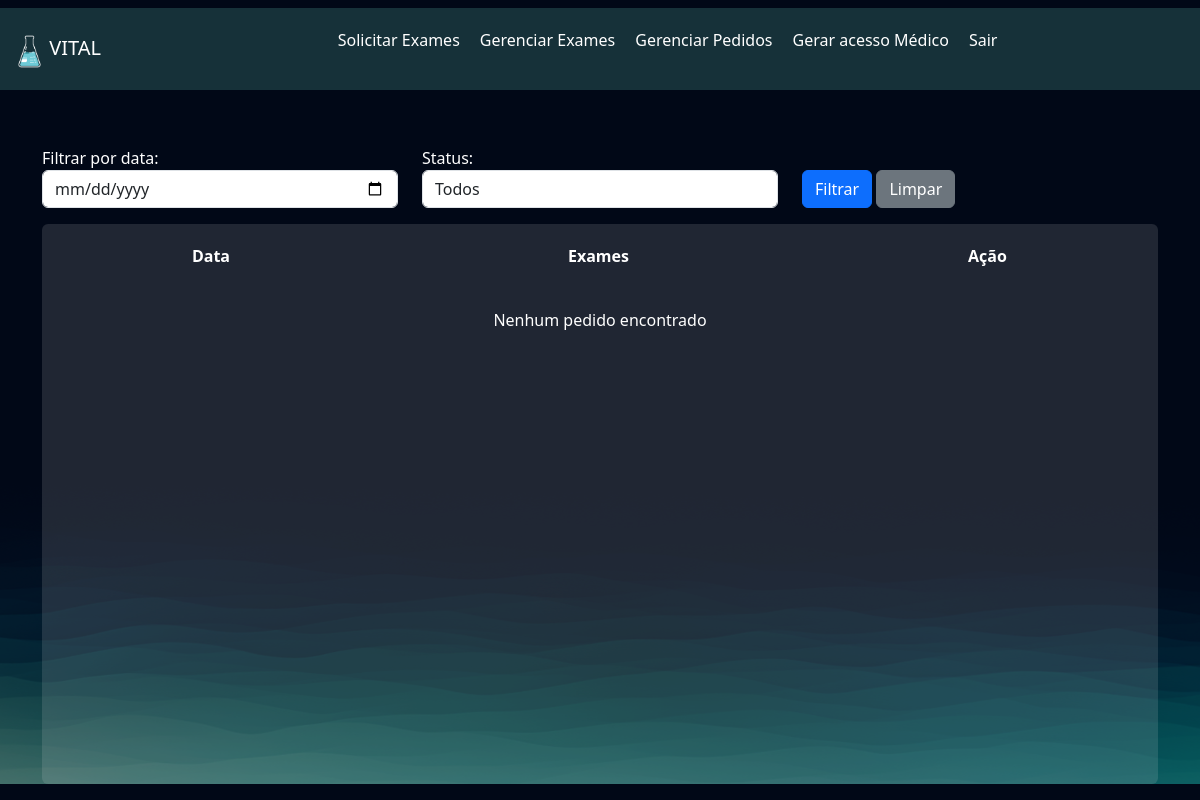
Before: /exames/gerenciar_pedidos/ (signed in) with the older database file.
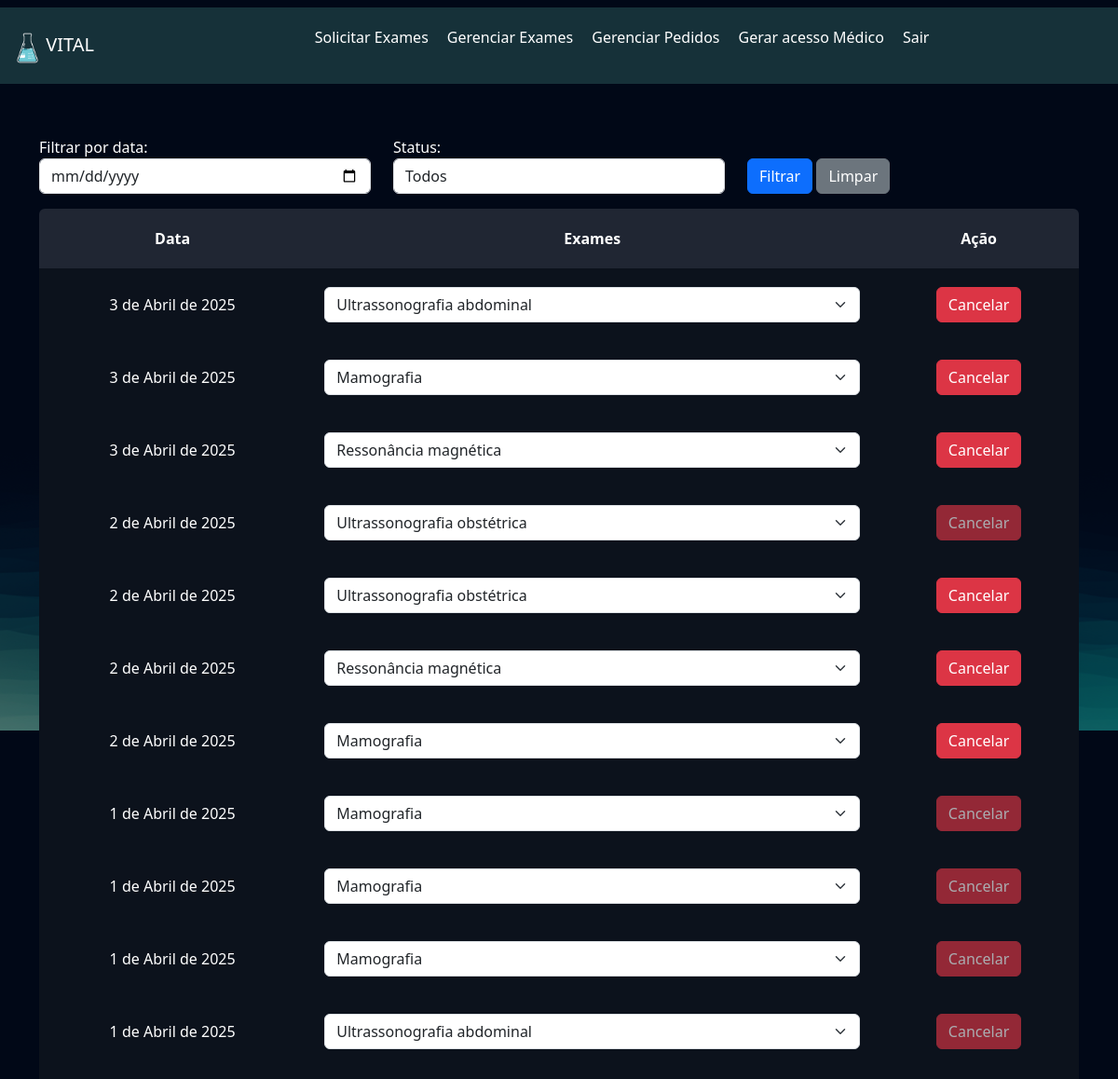
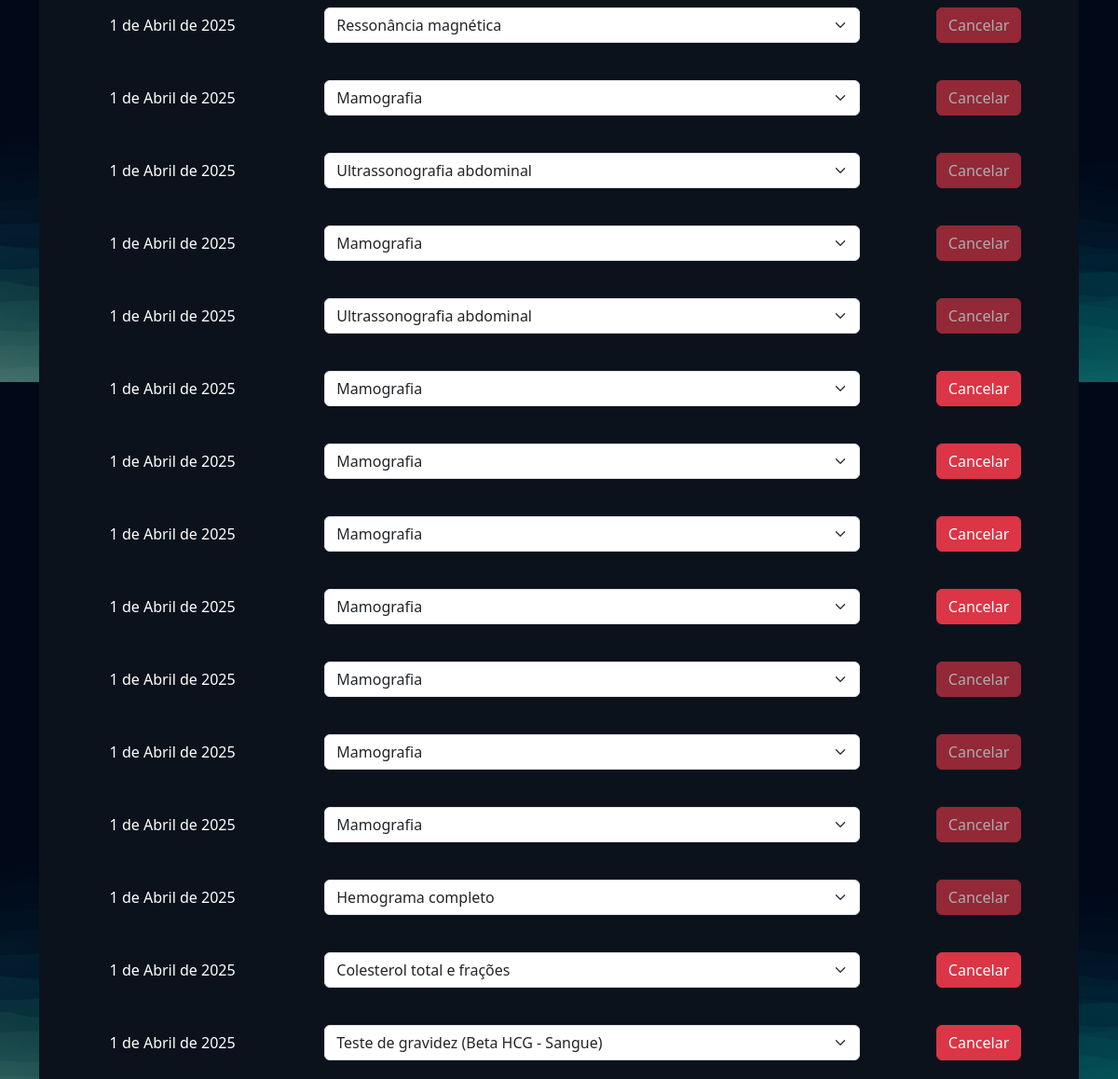
After: the same page with the newer database file (2 pictures, top to bottom).
### exames/models.py (models this page shows, shortened)
class PedidosExames(models.Model):
    usuario = models.ForeignKey(User, on_delete=models.DO_NOTHING)  # Usuário que fez o pedido
    exames = models.ManyToManyField(SolicitacaoExame)  # Exames incluídos no pedido
    agendado = models.BooleanField(default=True)  # Indica se o pedido já foi agendado
    data = models.DateField()  # Data do pedido

### exames/views.py (the view)
# urls.py: path('gerenciar_pedidos/', views.gerenciar_pedidos, name="gerenciar_pedidos"),
@login_required
def gerenciar_pedidos(request):
    pedidos_exames = PedidosExames.objects.filter(usuario=request.user).order_by('-data')
    filtro_data = request.GET.get('filtro_data')
    filtro_status = request.GET.get('filtro_status')
    if filtro_data:
        pedidos_exames = pedidos_exames.filter(data=filtro_data)
    if filtro_status:
        if filtro_status == "agendado":
            pedidos_exames = pedidos_exames.filter(agendado=True)
        elif filtro_status == "cancelado":
            pedidos_exames = pedidos_exames.filter(agendado=False)
    return render(request, 'gerenciar_pedidos.html', {'pedidos_exames': pedidos_exames})

### exames/templates/gerenciar_pedidos.html (shortened to what this page needs)
{% extends "bases/base.html" %}
{% load static %}
{% block 'head' %}
    <link href="{% static 'exames/css/css.css' %}" rel="stylesheet">
    <link href="{% static 'exames/css/gerenciar_pedidos.css' %}" rel="stylesheet">
{% endblock 'head' %}
{% block 'conteudo' %}
    <br>
    <br>
    <div class="container">
<form method="GET" class="mb-3">
    <div class="row">
        <div class="col-md-4">
            <label for="filtro_data">Filtrar por data:</label>
            <input type="date" name="filtro_data" id="filtro_data" class="form-control" value="{{ request.GET.filtro_data }}">
        </div>
        <div class="col-md-4">
            <label for="filtro_status">Status:</label>
            <select name="filtro_status" id="filtro_status" class="form-control">
                <option style="color: black;" value="">Todos</option>
            </select>
        </div>
        <div class="col-md-4">
            <br>
            <button type="submit" class="btn btn-primary">Filtrar</button>
            <a href="{% url 'gerenciar_pedidos' %}" class="btn btn-secondary">Limpar</a>
        </div>
    </div>
</form>
        <div class="card card-view">
            <table>
                <tr>
                    <th>Data</th>
                    <th>Exames</th>
                    <th>Ação</th>
                </tr>
                {% for pedidos in pedidos_exames %}
                    <tr class="linha-tabela">
                        <td>{{ pedidos.data }}</td>
                        <td>
                            <select class="form-select">
                                {% for exame in pedidos.exames.all %}
                                    <option style="color: black" value="">{{ exame.exame.nome }}</option>
                                {% endfor %}
                            </select>
                        </td>
                        <td>
                            <a href="{% url 'cancelar_pedido' pedidos.id %}" class="btn btn-danger {% if not pedidos.agendado %} disabled {% endif %}">
                                Cancelar
                            </a>
                        </td>
                    </tr>
                {% empty %}
                    <tr>
                        <td colspan="4" class="text-center">Nenhum pedido encontrado</td>
                    </tr>
                {% endfor %}
            </table>
        </div>
    </div>
{% endblock 'conteudo' %}

Changed rows visible on the page:
added PedidosExames: data "3 de Abril de 2025", agendado True (drawn)
added PedidosExames: data "3 de Abril de 2025", agendado True (drawn)
added PedidosExames: data "3 de Abril de 2025", agendado True (drawn)
added PedidosExames: data "2 de Abril de 2025"
added PedidosExames: data "2 de Abril de 2025", agendado True (drawn)
added PedidosExames: data "2 de Abril de 2025", agendado True (drawn)
added PedidosExames: data "2 de Abril de 2025", agendado True (drawn)
added PedidosExames: data "1 de Abril de 2025"
added PedidosExames: data "1 de Abril de 2025"
added PedidosExames: data "1 de Abril de 2025"
added PedidosExames: data "1 de Abril de 2025"
added PedidosExames: data "1 de Abril de 2025"
added PedidosExames: data "1 de Abril de 2025"
added PedidosExames: data "1 de Abril de 2025"
added PedidosExames: data "1 de Abril de 2025"
added PedidosExames: data "1 de Abril de 2025"
added PedidosExames: data "1 de Abril de 2025", agendado True (drawn)
added PedidosExames: data "1 de Abril de 2025", agendado True (drawn)
added PedidosExames: data "1 de Abril de 2025", agendado True (drawn)
added PedidosExames: data "1 de Abril de 2025", agendado True (drawn)
added PedidosExames: data "1 de Abril de 2025"
added PedidosExames: data "1 de Abril de 2025"
added PedidosExames: data "1 de Abril de 2025"
added PedidosExames: data "1 de Abril de 2025"
added PedidosExames: data "1 de Abril de 2025", agendado True (drawn)
added PedidosExames: data "1 de Abril de 2025", agendado True (drawn)
Other visible differences:
text no longer shown: "Nenhum pedido encontrado"
